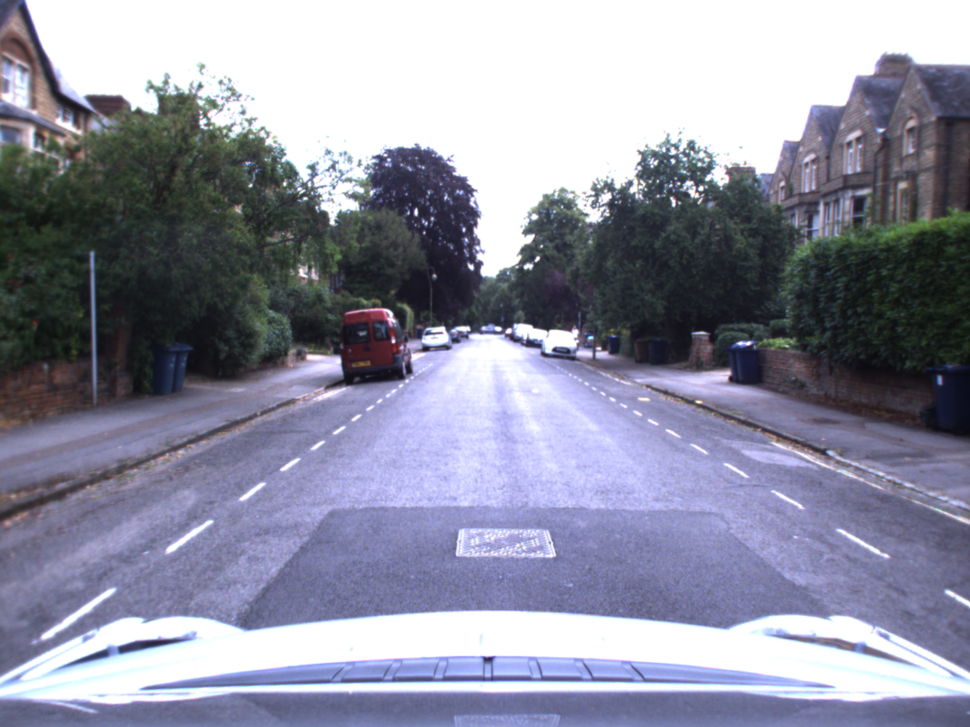
#> input picture ipm/1403774746039904.png, 970 x 727 px, shrunk from 1280 x 960 before the run
$ python rgbgray.py
#> lines starting #> are read from the running program, lines starting #| are printed output that depends on the picture
import cv2

image = cv2.imread('1403774746039904.png')
#> image is the input picture: shape (727, 970, 3); mean B, G, R 161.5, 144, 142.5
gray = cv2.cvtColor(image, cv2.COLOR_BGR2GRAY)
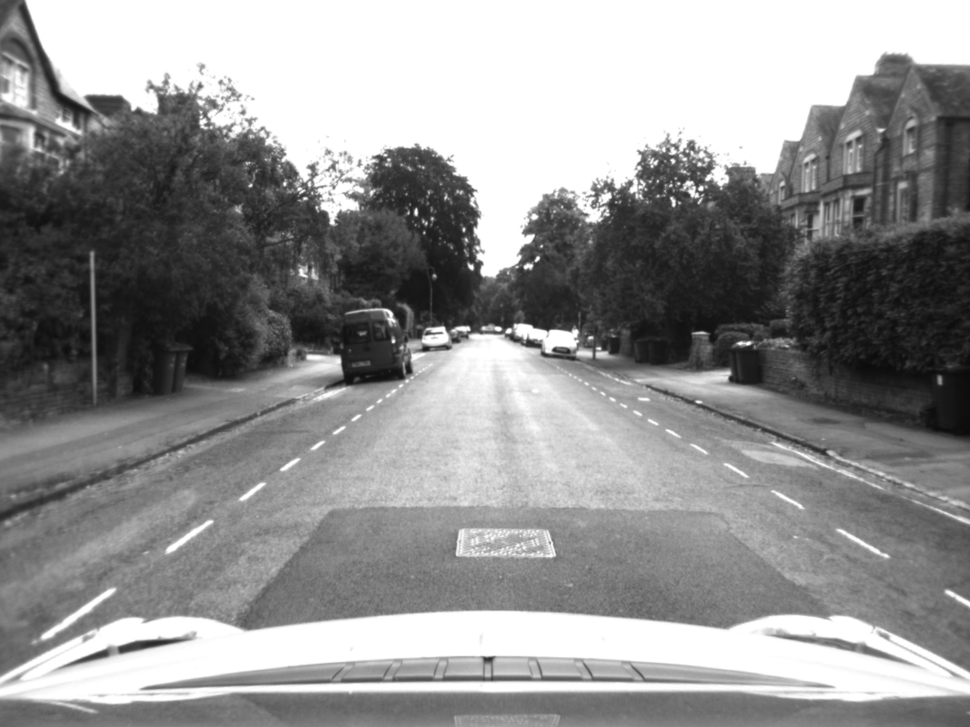
#> gray: shape (727, 970); min 10, max 255, mean 145.6

cv2.imshow('Original image',image)
#cv2.imshow('Gray image', gray)
cv2.imwrite('gray2.png', gray)

cv2.destroyAllWindows()

$ run again, with ipm/1403774747495925.png copied over ipm/1403774746039904.png
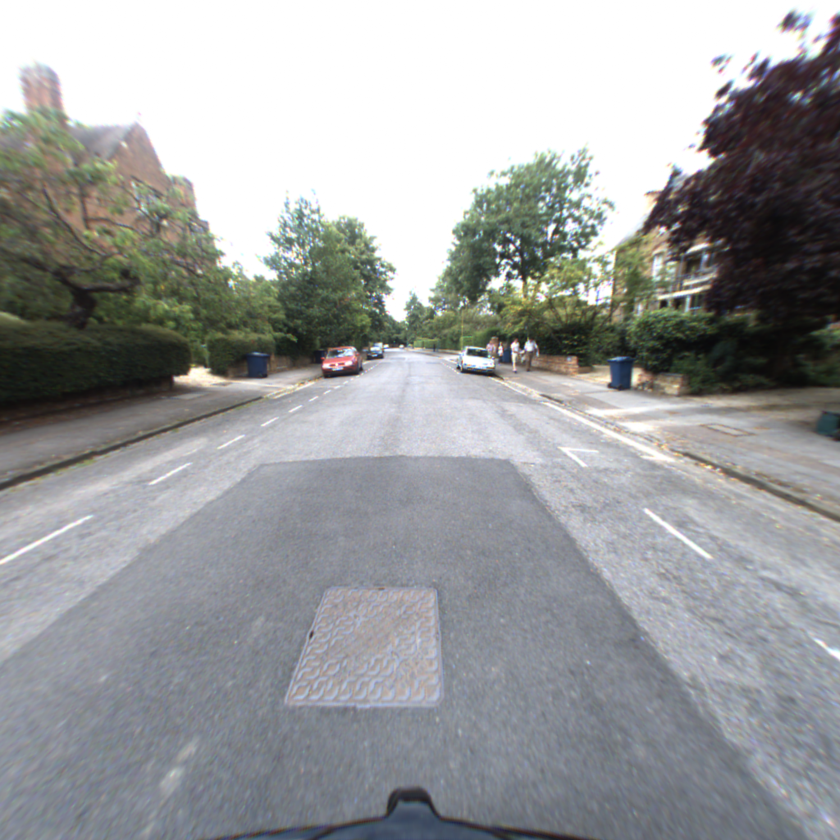
#> input picture ipm/1403774747495925.png, 840 x 840 px, shrunk from 1024 x 1024 before the run
#> image is the input picture: shape (840, 840, 3); mean B, G, R 157.9, 157, 155.2
#> `gray = cv2.cvtColor(image, cv2.COLOR_BGR2GRAY)`:
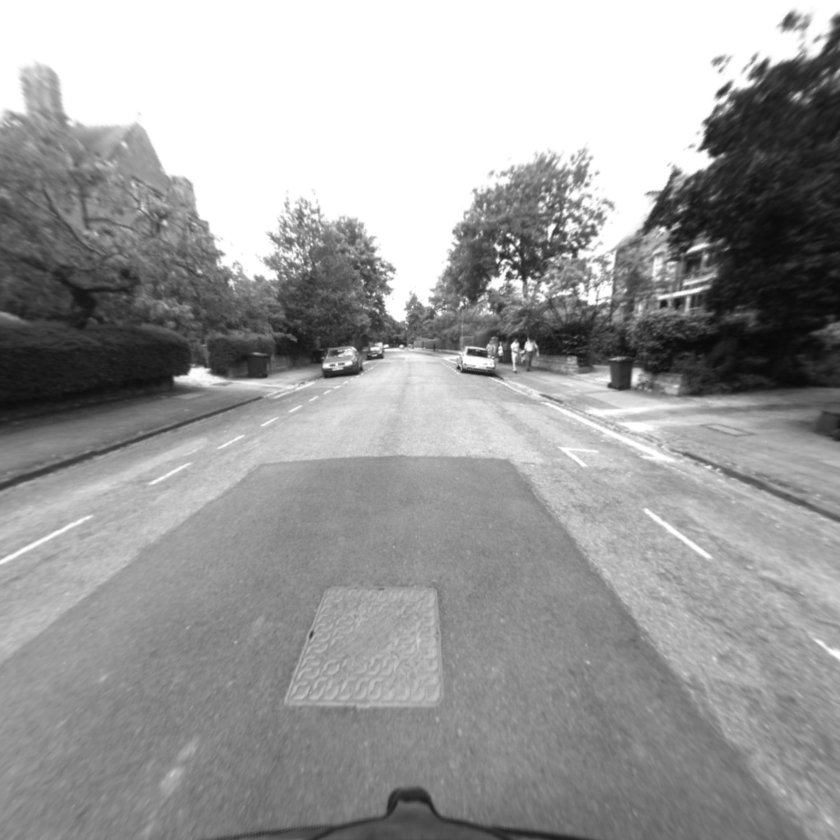
#> gray: shape (840, 840); min 8, max 255, mean 156.6

$ run again, with ipm/1403774775492100.png copied over ipm/1403774746039904.png
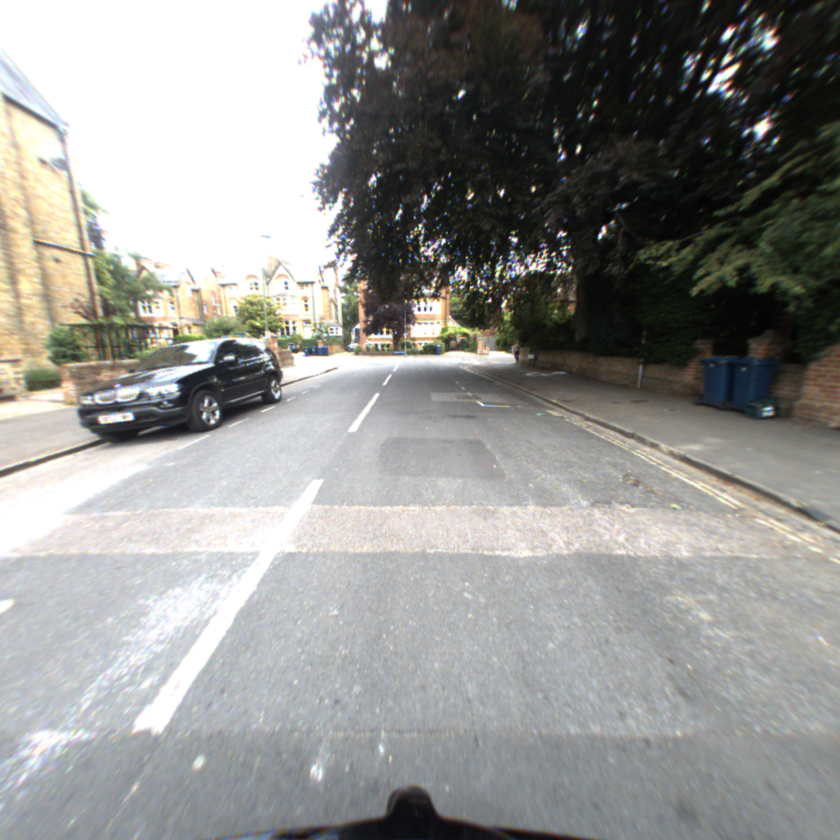
#> input picture ipm/1403774775492100.png, 840 x 840 px, shrunk from 1024 x 1024 before the run
#> image is the input picture: shape (840, 840, 3); mean B, G, R 144.7, 147.5, 147.4
#> `gray = cv2.cvtColor(image, cv2.COLOR_BGR2GRAY)`:
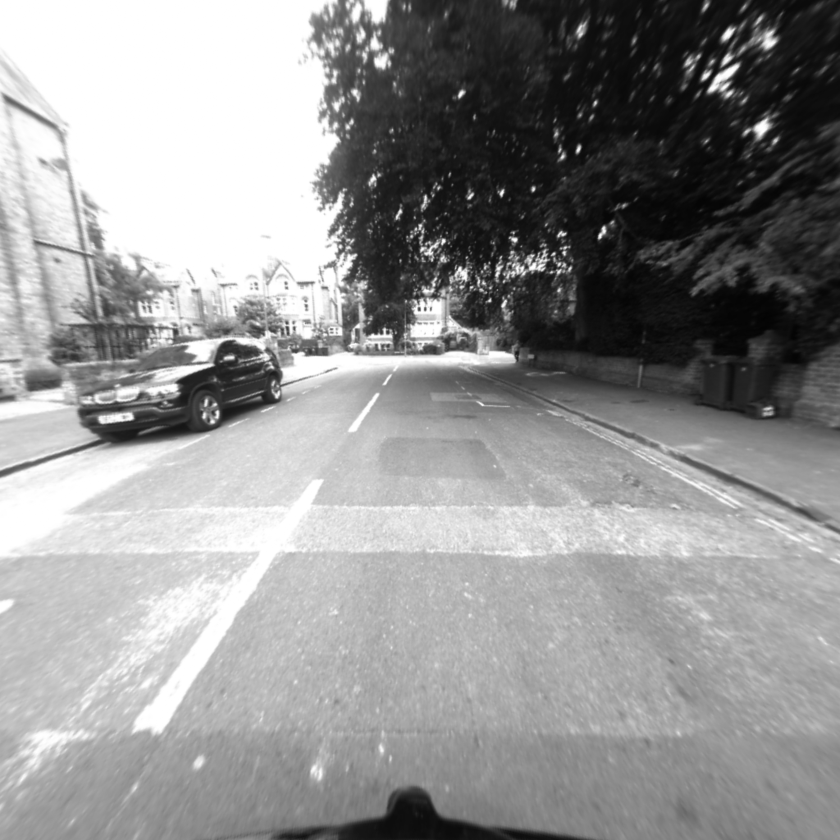
#> gray: shape (840, 840); min 3, max 255, mean 147.2

$ run again, with ipm/stuttgart_01_000000_003715_leftImg8bit.png copied over ipm/1403774746039904.png
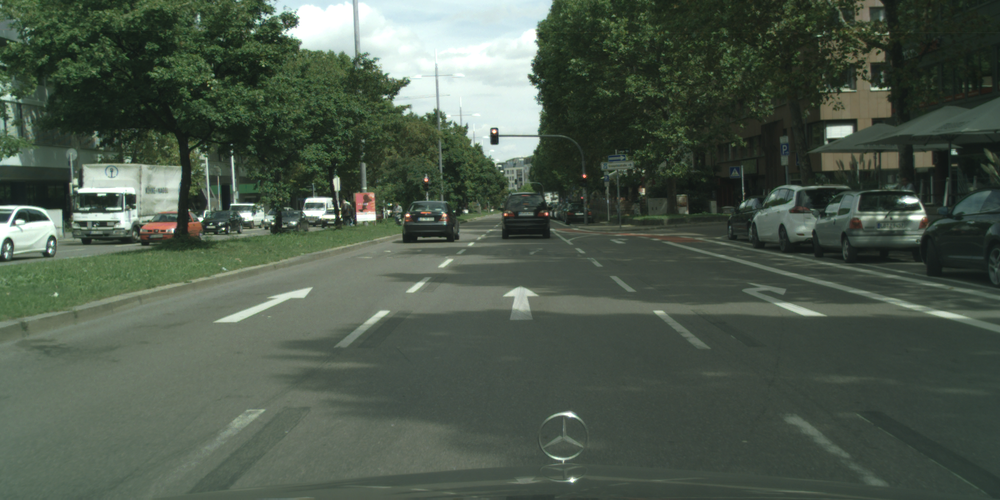
#> input picture ipm/stuttgart_01_000000_003715_leftImg8bit.png, 1000 x 500 px, shrunk from 2048 x 1024 before the run
#> image is the input picture: shape (500, 1000, 3); mean B, G, R 75.9, 88.9, 76.7
#> `gray = cv2.cvtColor(image, cv2.COLOR_BGR2GRAY)`:
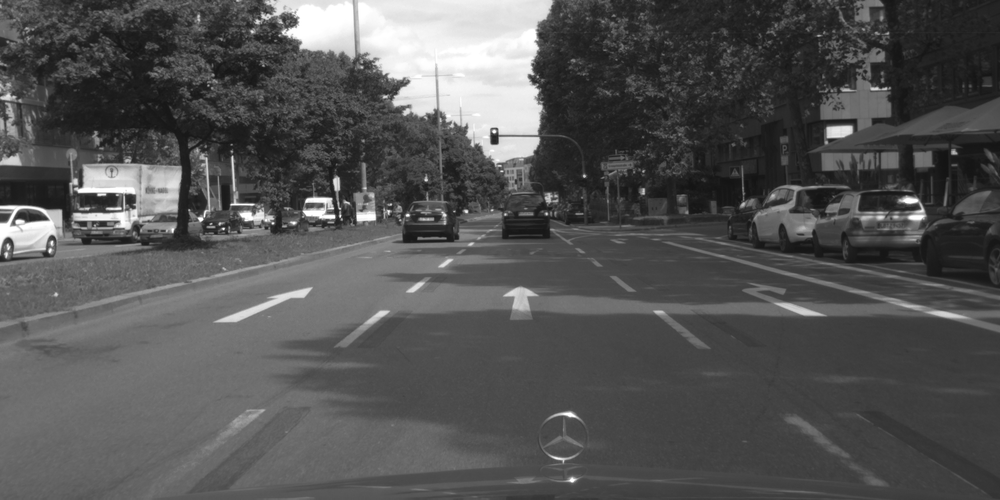
#> gray: shape (500, 1000); min 19, max 255, mean 83.8
